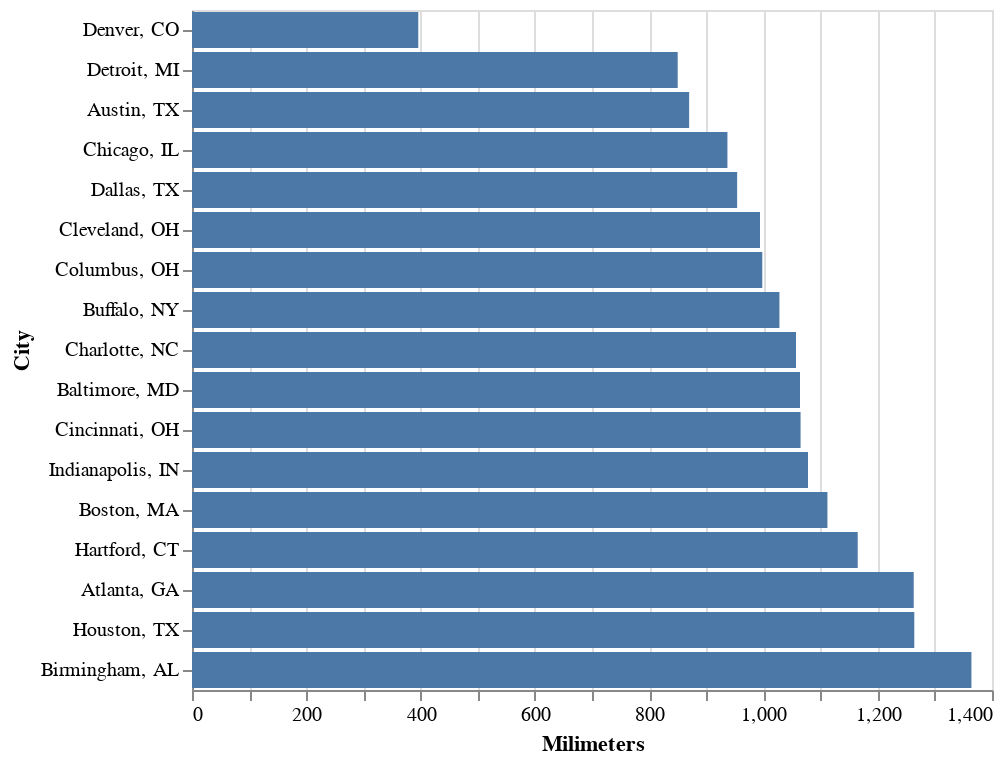

Notebook cell for this chart:
### Code cell
# And we can instruct altair to sort by rainfall in "Milimeters" column:
alt.Chart(rainfall).mark_bar().encode(
    alt.Y("City:N", sort=alt.Sort(field="Milimeters")), 
    alt.X("Milimeters:Q", sort="ascending"))

### Figure 1 — Vega-Lite specification as saved in the notebook (floating-point values rounded to 4 significant figures)
{"config": {"view": {"continuousWidth": 400, "continuousHeight": 300}}, "data": {"name": "data-ffc9e5a73214162b67aa64652cbe3ea1"}, "mark": "bar", "encoding": {"x": {"type": "quantitative", "field": "Milimeters", "sort": "ascending"}, "y": {"type": "nominal", "field": "City", "sort": {"field": "Milimeters"}}}, "$schema": "https://vega.github.io/schema/vega-lite/v4.8.1.json", "datasets": {"data-ffc9e5a73214162b67aa64652cbe3ea1": [{"Days": 113, "City, State": "Atlanta, GA ", "Inches": 49.7, "Milimeters": 1263, "City": "Atlanta, GA "}, {"Days": 88, "City, State": "Austin, TX ", "Inches": 34.2, "Milimeters": 870, "City": "Austin, TX "}, {"Days": 116, "City, State": "Baltimore, MD ", "Inches": 41.9, "Milimeters": 1064, "City": "Baltimore, MD "}, {"Days": 117, "City, State": "Birmingham, AL ", "Inches": 53.7, "Milimeters": 1364, "City": "Birmingham, AL "}, {"Days": 126, "City, State": "Boston, MA ", "Inches": 43.8, "Milimeters": 1112, "City": "Boston, MA "}, {"Days": 167, "City, State": "Buffalo, NY ", "Inches": 40.5, "Milimeters": 1028, "City": "Buffalo, NY "}, {"Days": 110, "City, State": "Charlotte, NC", "Inches": 41.6, "Milimeters": 1057, "City": "Charlotte, NC"}, {"Days": 124, "City, State": "Chicago, IL", "Inches": 36.9, "Milimeters": 937, "City": "Chicago, IL"}, {"Days": 137, "City, State": "Cincinnati, OH ", "Inches": 41.9, "Milimeters": 1065, "City": "Cincinnati, OH "}, {"Days": 155, "City, State": "Cleveland, OH ", "Inches": 39.1, "Milimeters": 994, "City": "Cleveland, OH "}, {"Days": 139, "City, State": "Columbus, OH ", "Inches": 39.3, "Milimeters": 998, "City": "Columbus, OH "}, {"Days": 81, "City, State": "Dallas, TX ", "Inches": 37.6, "Milimeters": 954, "City": "Dallas, TX "}, {"Days": 87, "City, State": "Denver, CO", "Inches": 15.6, "Milimeters": 396, "City": "Denver, CO"}, {"Days": 135, "City, State": "Detroit, MI ", "Inches": 33.5, "Milimeters": 850, "City": "Detroit, MI "}, {"Days": 130, "City, State": "Hartford, CT ", "Inches": 45.9, "Milimeters": 1165, "City": "Hartford, CT "}, {"Days": 104, "City, State": "Houston, TX ", "Inches": 49.8, "Milimeters": 1264, "City": "Houston, TX "}, {"Days": 129, "City, State": "Indianapolis, IN ", "Inches": 42.4, "Milimeters": 1078, "City": "Indianapolis, IN "}]}}
